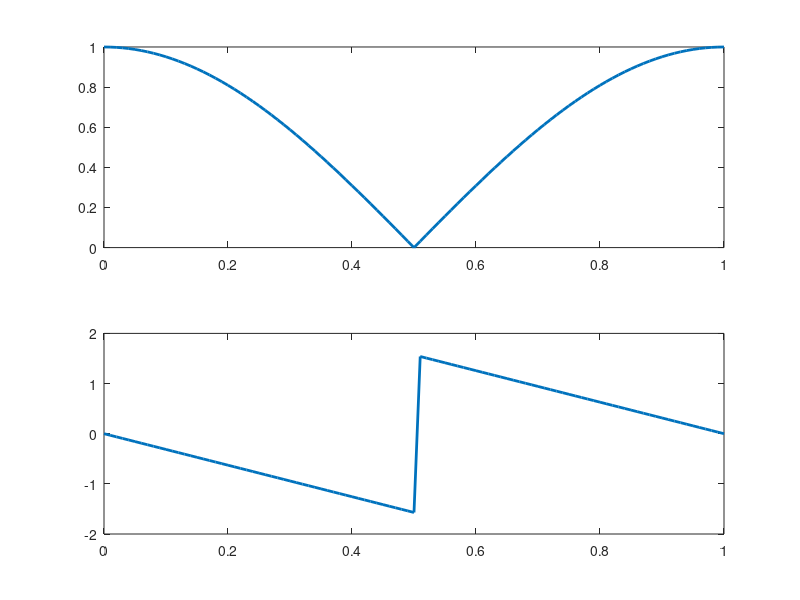

MATLAB code for this plot:
fc = 1;
a = 1/2;
b = a;
f = [0:0.01:fc];
h = a + b*exp(-i*f*2*pi);
subplot(2,1,1)
plot(f, abs(h), "linewidth", 2);
subplot(2,1,2)
plot(f, angle(h), "linewidth", 2);
print("filtro_zero.png", "-dpng")
